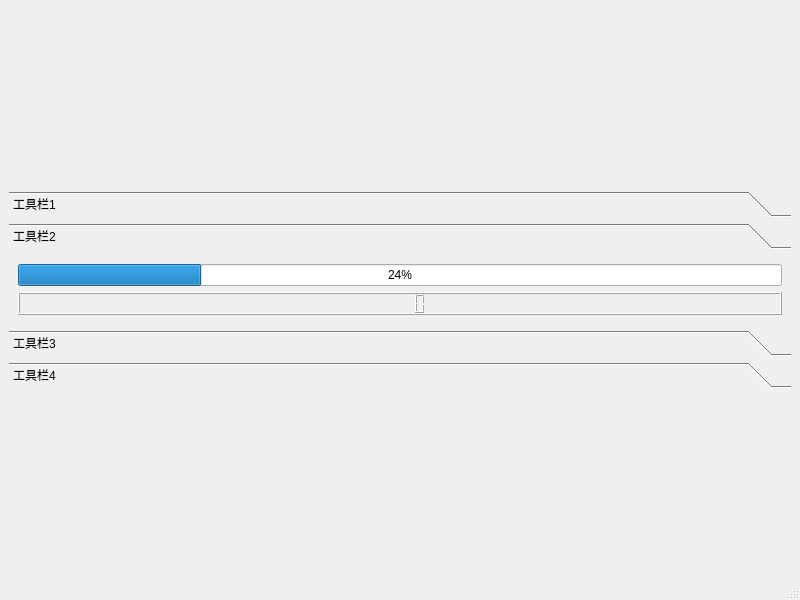
<?xml version="1.0" encoding="UTF-8"?>
<ui version="4.0">
 <class>MainWindow</class>
 <widget class="QMainWindow" name="MainWindow">
  <property name="geometry">
   <rect>
    <x>0</x>
    <y>0</y>
    <width>800</width>
    <height>600</height>
   </rect>
  </property>
  <property name="windowTitle">
   <string>MainWindow</string>
  </property>
  <widget class="QWidget" name="centralwidget">
   <layout class="QVBoxLayout" name="verticalLayout_3">
    <item>
     <spacer name="verticalSpacer_2">
      <property name="orientation">
       <enum>Qt::Orientation::Vertical</enum>
      </property>
      <property name="sizeHint" stdset="0">
       <size>
        <width>20</width>
        <height>40</height>
       </size>
      </property>
     </spacer>
    </item>
    <item>
     <widget class="QToolBox" name="toolBox">
      <property name="currentIndex">
       <number>1</number>
      </property>
      <widget class="QWidget" name="page">
       <property name="geometry">
        <rect>
         <x>0</x>
         <y>0</y>
         <width>778</width>
         <height>210</height>
        </rect>
       </property>
       <attribute name="icon">
        <iconset resource="res.qrc">
         <normaloff>:/images/像素_猫.png</normaloff>:/images/像素_猫.png</iconset>
       </attribute>
       <attribute name="label">
        <string>工具栏1</string>
       </attribute>
       <layout class="QVBoxLayout" name="verticalLayout">
        <item>
         <widget class="QCalendarWidget" name="calendarWidget"/>
        </item>
       </layout>
      </widget>
      <widget class="QWidget" name="page_2">
       <property name="geometry">
        <rect>
         <x>0</x>
         <y>0</y>
         <width>778</width>
         <height>83</height>
        </rect>
       </property>
       <attribute name="icon">
        <iconset resource="res.qrc">
         <normaloff>:/images/像素_药水.png</normaloff>:/images/像素_药水.png</iconset>
       </attribute>
       <attribute name="label">
        <string>工具栏2</string>
       </attribute>
       <layout class="QVBoxLayout" name="verticalLayout_2">
        <item>
         <widget class="QProgressBar" name="progressBar">
          <property name="value">
           <number>24</number>
          </property>
         </widget>
        </item>
        <item>
         <widget class="QLCDNumber" name="lcdNumber"/>
        </item>
       </layout>
      </widget>
      <widget class="QWidget" name="page_3">
       <attribute name="icon">
        <iconset resource="res.qrc">
         <normaloff>:/images/像素_树.png</normaloff>:/images/像素_树.png</iconset>
       </attribute>
       <attribute name="label">
        <string>工具栏3</string>
       </attribute>
      </widget>
      <widget class="QWidget" name="page_4">
       <attribute name="icon">
        <iconset resource="res.qrc">
         <normaloff>:/images/像素-黄鹦鹉.png</normaloff>:/images/像素-黄鹦鹉.png</iconset>
       </attribute>
       <attribute name="label">
        <string>工具栏4</string>
       </attribute>
      </widget>
     </widget>
    </item>
    <item>
     <spacer name="verticalSpacer">
      <property name="orientation">
       <enum>Qt::Orientation::Vertical</enum>
      </property>
      <property name="sizeHint" stdset="0">
       <size>
        <width>20</width>
        <height>40</height>
       </size>
      </property>
     </spacer>
    </item>
   </layout>
  </widget>
  <widget class="QMenuBar" name="menubar">
   <property name="geometry">
    <rect>
     <x>0</x>
     <y>0</y>
     <width>800</width>
     <height>24</height>
    </rect>
   </property>
  </widget>
  <widget class="QStatusBar" name="statusbar"/>
 </widget>
 <resources>
  <include location="res.qrc"/>
 </resources>
 <connections/>
</ui>
